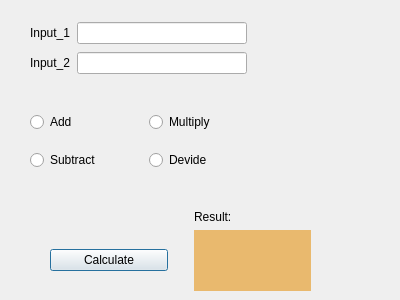
<?xml version="1.0" encoding="UTF-8"?>
<ui version="4.0">
 <class>Dialog</class>
 <widget class="QDialog" name="Dialog">
  <property name="geometry">
   <rect>
    <x>0</x>
    <y>0</y>
    <width>400</width>
    <height>300</height>
   </rect>
  </property>
  <property name="windowTitle">
   <string>Dialog</string>
  </property>
  <widget class="QWidget" name="">
   <property name="geometry">
    <rect>
     <x>30</x>
     <y>20</y>
     <width>217</width>
     <height>58</height>
    </rect>
   </property>
   <layout class="QGridLayout" name="gridLayout_2">
    <item row="0" column="0">
     <widget class="QLabel" name="label">
      <property name="text">
       <string>Input_1</string>
      </property>
     </widget>
    </item>
    <item row="0" column="1">
     <widget class="QLineEdit" name="input1"/>
    </item>
    <item row="1" column="0">
     <widget class="QLabel" name="label_2">
      <property name="text">
       <string>Input_2</string>
      </property>
     </widget>
    </item>
    <item row="1" column="1">
     <widget class="QLineEdit" name="input2"/>
    </item>
   </layout>
  </widget>
  <widget class="QWidget" name="">
   <property name="geometry">
    <rect>
     <x>30</x>
     <y>100</y>
     <width>232</width>
     <height>83</height>
    </rect>
   </property>
   <layout class="QGridLayout" name="gridLayout">
    <item row="0" column="0">
     <widget class="QRadioButton" name="add">
      <property name="text">
       <string>Add</string>
      </property>
     </widget>
    </item>
    <item row="2" column="1">
     <widget class="QRadioButton" name="dev">
      <property name="text">
       <string>Devide</string>
      </property>
     </widget>
    </item>
    <item row="2" column="0">
     <widget class="QRadioButton" name="sub">
      <property name="text">
       <string>Subtract</string>
      </property>
     </widget>
    </item>
    <item row="0" column="1">
     <widget class="QRadioButton" name="mult">
      <property name="text">
       <string>Multiply</string>
      </property>
     </widget>
    </item>
   </layout>
  </widget>
  <widget class="QWidget" name="">
   <property name="geometry">
    <rect>
     <x>50</x>
     <y>210</y>
     <width>261</width>
     <height>81</height>
    </rect>
   </property>
   <layout class="QGridLayout" name="gridLayout_3">
    <item row="0" column="2">
     <widget class="QLabel" name="label_4">
      <property name="text">
       <string>Result:</string>
      </property>
     </widget>
    </item>
    <item row="1" column="0">
     <widget class="QPushButton" name="cal">
      <property name="text">
       <string>Calculate</string>
      </property>
     </widget>
    </item>
    <item row="1" column="2">
     <widget class="QLabel" name="result">
      <property name="styleSheet">
       <string notr="true">background-color: rgb(233, 185, 110);</string>
      </property>
      <property name="text">
       <string/>
      </property>
     </widget>
    </item>
    <item row="1" column="1">
     <spacer name="verticalSpacer">
      <property name="orientation">
       <enum>Qt::Vertical</enum>
      </property>
      <property name="sizeHint" stdset="0">
       <size>
        <width>20</width>
        <height>40</height>
       </size>
      </property>
     </spacer>
    </item>
   </layout>
  </widget>
 </widget>
 <resources/>
 <connections>
  <connection>
   <sender>add</sender>
   <signal>toggled(bool)</signal>
   <receiver>Dialog</receiver>
   <slot>add()</slot>
   <hints>
    <hint type="sourcelabel">
     <x>41</x>
     <y>124</y>
    </hint>
    <hint type="destinationlabel">
     <x>18</x>
     <y>94</y>
    </hint>
   </hints>
  </connection>
  <connection>
   <sender>sub</sender>
   <signal>toggled(bool)</signal>
   <receiver>Dialog</receiver>
   <slot>sub()</slot>
   <hints>
    <hint type="sourcelabel">
     <x>99</x>
     <y>160</y>
    </hint>
    <hint type="destinationlabel">
     <x>108</x>
     <y>201</y>
    </hint>
   </hints>
  </connection>
  <connection>
   <sender>dev</sender>
   <signal>toggled(bool)</signal>
   <receiver>Dialog</receiver>
   <slot>dev()</slot>
   <hints>
    <hint type="sourcelabel">
     <x>218</x>
     <y>165</y>
    </hint>
    <hint type="destinationlabel">
     <x>351</x>
     <y>161</y>
    </hint>
   </hints>
  </connection>
  <connection>
   <sender>mult</sender>
   <signal>toggled(bool)</signal>
   <receiver>Dialog</receiver>
   <slot>mult()</slot>
   <hints>
    <hint type="sourcelabel">
     <x>220</x>
     <y>115</y>
    </hint>
    <hint type="destinationlabel">
     <x>310</x>
     <y>106</y>
    </hint>
   </hints>
  </connection>
  <connection>
   <sender>cal</sender>
   <signal>clicked(bool)</signal>
   <receiver>Dialog</receiver>
   <slot>show_cal()</slot>
   <hints>
    <hint type="sourcelabel">
     <x>101</x>
     <y>257</y>
    </hint>
    <hint type="destinationlabel">
     <x>29</x>
     <y>237</y>
    </hint>
   </hints>
  </connection>
 </connections>
 <slots>
  <slot>add()</slot>
  <slot>sub()</slot>
  <slot>dev()</slot>
  <slot>mult()</slot>
  <slot>show_cal()</slot>
 </slots>
</ui>
